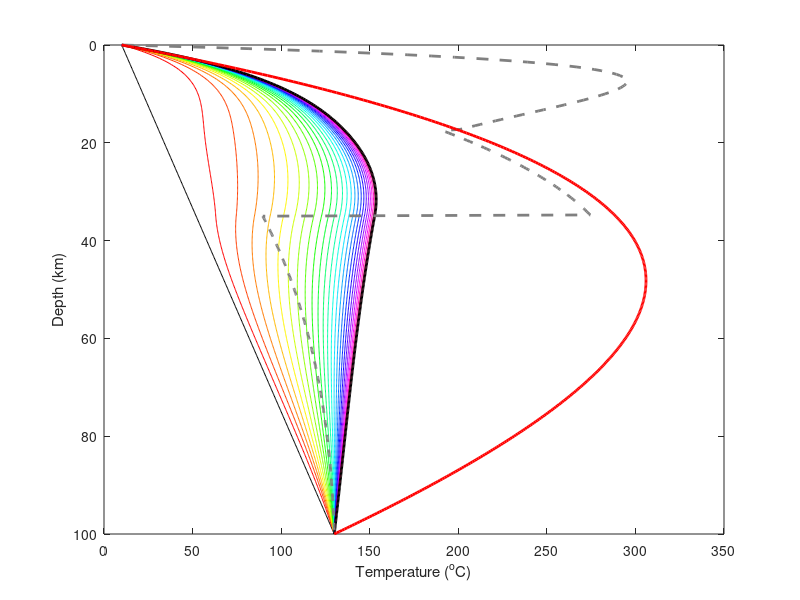

This chart was generated by the following MATLAB code:
% model numerically solves the transient conduction-advection heat equation
% Equations are after Moore and England (2001) and Braun, van der Beek, and
% Batt (2006).
% Author: Sean F. Gallen
% email: sean.gallen[at]colostate.edu
% Date modified: 12/07/2019

%% clear workspace
clear
clc

%%%%%%%%%%%%%%%%%%%%%%%%%%%%%%%%%%%%%%%%%%%%%%%%%%%%%%%%%%%%%%%%%%%%%%%%%%%
%% set parameters
run_time = 100;     % run time in Ma.
ei = 0.5;           % initial erosion rate in km/Myr
Ts = 10;            % surface temperature in degrees C
Tb = 130;          % temperature at the base of the lithosphere
k = 25;             % thermal conduction coefficient
lambda = 0.4;       % this is for stability, usually between 0.5 and 0.05 is good.
                    % reduce the number of the problem becomes unstable
                    
Zmin = 0;           % min Z in terms of km
Zmax = 100;         % max Z in terms of km (approximation of base of lithosphere
dZ = 0.25;          % increments of Z in km -- as this decreases lambda needs to decrease

n_plots = 25;       % number of transient thermal geotherms plotted

%%
% derive parameters for lithospheric heat production profile after Hasterok 
% and Chapman (2006)
K = 1000;           % thermal conductivity
p = 3000;           % mean lith density
P = 0.6;            % Partition Coefficient Pollack and Chapman (1977)
qo = 75e-3;            % surface heat flow
qr = P*qo;          % reduced heat flow
D = 8;              % charateristic thickness of heat producing layer
Zc = 35;            % crustal thickness
Zlc = 17.5;         % depth to lower crust
Alc = 0.4e-6;          % heat production in lower crust
Am = 0.02e-6;          % heat production in mantle
Ao = (1-P)*qo/(D*1e3);    % surface heat production

%%%%%%%%%%%%%%%%%%%%%%%%%%%%%%%%%%%%%%%%%%%%%%%%%%%%%%%%%%%%%%%%%%%%%%%%%%%
Z = Zmin:dZ:Zmax;   % Z (depth) vector

% derive heat production profile 
A = Ao*exp(-Z/D);
A(Z >= Zlc) = Alc;
A(Z >= Zc) = Am;

A = A./(K*p).*3.154e+7.*1e6;

plot(A,Z); set(gca,'ydir','reverse')

A

%A = A./3000; % divide by some average density (here arbitarity 3000 kg/m^3)
%AK = A/K;    % divide by conductivity to get things interms of temp. Note: set this to zero if you want to ignore lithospheric heat production

AK = A./1e6;

%%
% estimate To with ei or ~0 with Brauns peclet number equation
Pe = (1e-9.*max(Z))/k; % peclect number from braun
To = (1-exp(1).^(-Pe.*(Z./max(Z))))./(1-exp(1).^(-Pe));
To = To.*(Tb-Ts)+Ts;

% make dt such that lambda is 0.5
dt = lambda*(dZ^2)/k;

% cast time vector for numerical calculations
time_v = 0:dt:run_time;

figure(1)
hold off
plot(To,Z,'k-'); hold on
axis ij
xlabel('Temperature (^oC)')
ylabel('Depth (km)')

% set up plotting for transient profiles
t_plots = round(round(length(time_v))./n_plots);
n_plots = round(round(length(time_v))./t_plots);
np = 1;

% colors for the transient profiles
cols = hsv(n_plots);

% place thermal boundary conditions on To for curvature calculation and
% slope calculation. This will take care of edge effects.
To_pad = nan(1,length(To)+2);
To_pad(2:end-1) = To;
To_pad(1) = Ts;
To_pad(end) = Tb;

h = waitbar(0,'running thermal code...');
for t = 1:length(time_v)

    % calculate the first derivative and advect;
    dTdz = ((To_pad(2:end-1) - To_pad(3:end))./dZ).*-ei.*dt;
    
    % calculate second derivative and diffuse
    ddTddz = ((To_pad(3:end) - 2.*(To_pad(2:end-1)) + To_pad(1:end-2))).*lambda;
    
    % add the conduction and advection to gether to predict change in
    % thermal profile
    dTdt = ddTddz+dTdz+(AK.*dt.*1e6);
    
    % add to previous thermal state and deal with boundaries
    To = To + dTdt;
    To(1) = Ts;
    To(end) = Tb;

    % update the finite difference vector
    To_pad(2:end-1) = To;
    
    % plot as needed
    if rem(t,t_plots) == 0
        plot(To,Z,'-','color',cols(np,:));
        np = np+1;
    end
    waitbar(t/length(time_v),h);
end
close(h)

% final model position
plot(To,Z,'k-','linewidth',2); hold on


% Batt Brandon (2002) steady-state solution
Tz = Ts + (Tb-Ts+((AK.*1e6*Zmax)./ei)).*((1-exp(-ei.*Z./k))./(1-exp(-ei.*Zmax./k)))-((AK.*1e6.*Z)./ei);
plot(Tz,Z,'k--','linewidth',2,'color',[0.5 0.5 0.5]); hold on

% Batt Brandon (2002) steady-state solution
Tz = Ts + (Tb-Ts+((4.5*Zmax)./ei)).*((1-exp(-ei.*Z./k))./(1-exp(-ei.*Zmax./k)))-((4.5.*Z)./ei);
plot(Tz,Z,'r-','linewidth',2); hold on
